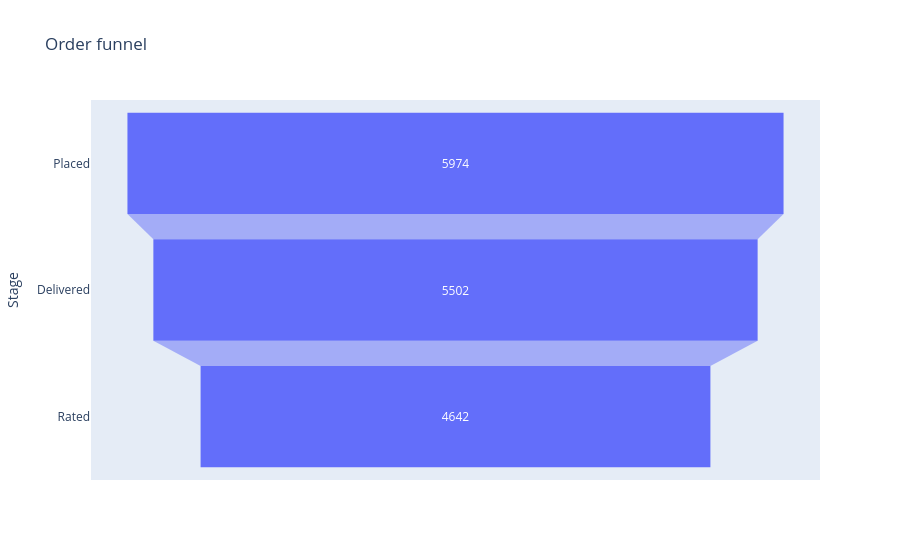

Here is the notebook cell this chart was saved with:
### Markdown cell above
### **Question 16.** How many orders survive from placement to a rating?

### Code cell
funnel_data = pd.DataFrame({
    "Stage": ["Placed", "Delivered", "Rated"],
    "Orders": [
        df["order_id"].nunique(),
        df[df["order_status"] == "Delivered"]["order_id"].nunique(),
        df[df["rating"].notna()]["order_id"].nunique()
    ]
})

fig = px.funnel(
    funnel_data,
    y="Stage",
    x="Orders",
    title="Order funnel"
)

fig.show()

### Figure 1 — Plotly figure (JSON) as saved in the notebook; plotly's stock layout.template omitted (floating-point values rounded to 4 significant figures)
{"data": [{"hovertemplate": "Orders=%{x}<br>Stage=%{y}<extra></extra>", "legendgroup": "", "marker": {"color": "#636efa"}, "name": "", "orientation": "h", "showlegend": false, "type": "funnel", "x": [5974, 5502, 4642], "xaxis": "x", "y": ["Placed", "Delivered", "Rated"], "yaxis": "y"}], "layout": {"legend": {"tracegroupgap": 0}, "title": {"text": "Order funnel"}, "xaxis": {"anchor": "y", "domain": [0, 1], "title": {"text": "Orders"}}, "yaxis": {"anchor": "x", "domain": [0, 1], "title": {"text": "Stage"}}}}
